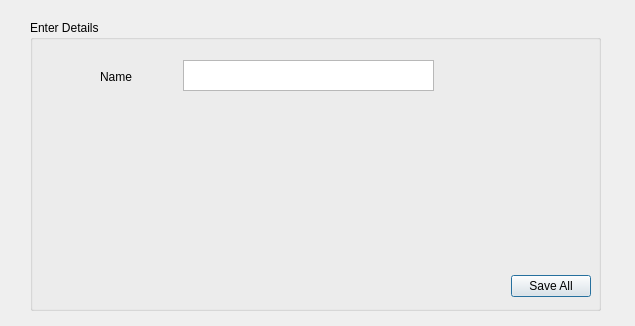
<?xml version="1.0" encoding="UTF-8"?>
<ui version="4.0">
 <class>Dialog</class>
 <widget class="QDialog" name="Dialog">
  <property name="geometry">
   <rect>
    <x>0</x>
    <y>0</y>
    <width>635</width>
    <height>326</height>
   </rect>
  </property>
  <property name="windowTitle">
   <string>Dialog</string>
  </property>
  <widget class="QGroupBox" name="groupBox">
   <property name="geometry">
    <rect>
     <x>30</x>
     <y>20</y>
     <width>571</width>
     <height>291</height>
    </rect>
   </property>
   <property name="title">
    <string>Enter Details</string>
   </property>
   <widget class="QDialogButtonBox" name="buttonBox">
    <property name="geometry">
     <rect>
      <x>220</x>
      <y>250</y>
      <width>341</width>
      <height>32</height>
     </rect>
    </property>
    <property name="orientation">
     <enum>Qt::Horizontal</enum>
    </property>
    <property name="standardButtons">
     <set>QDialogButtonBox::SaveAll</set>
    </property>
   </widget>
   <widget class="QLabel" name="label">
    <property name="geometry">
     <rect>
      <x>70</x>
      <y>50</y>
      <width>46</width>
      <height>13</height>
     </rect>
    </property>
    <property name="text">
     <string>Name</string>
    </property>
   </widget>
   <widget class="QPlainTextEdit" name="plainTextEdit">
    <property name="geometry">
     <rect>
      <x>153</x>
      <y>40</y>
      <width>251</width>
      <height>31</height>
     </rect>
    </property>
   </widget>
  </widget>
 </widget>
 <resources/>
 <connections>
  <connection>
   <sender>buttonBox</sender>
   <signal>accepted()</signal>
   <receiver>Dialog</receiver>
   <slot>accept()</slot>
   <hints>
    <hint type="sourcelabel">
     <x>248</x>
     <y>254</y>
    </hint>
    <hint type="destinationlabel">
     <x>157</x>
     <y>274</y>
    </hint>
   </hints>
  </connection>
  <connection>
   <sender>buttonBox</sender>
   <signal>rejected()</signal>
   <receiver>Dialog</receiver>
   <slot>reject()</slot>
   <hints>
    <hint type="sourcelabel">
     <x>316</x>
     <y>260</y>
    </hint>
    <hint type="destinationlabel">
     <x>286</x>
     <y>274</y>
    </hint>
   </hints>
  </connection>
 </connections>
</ui>
